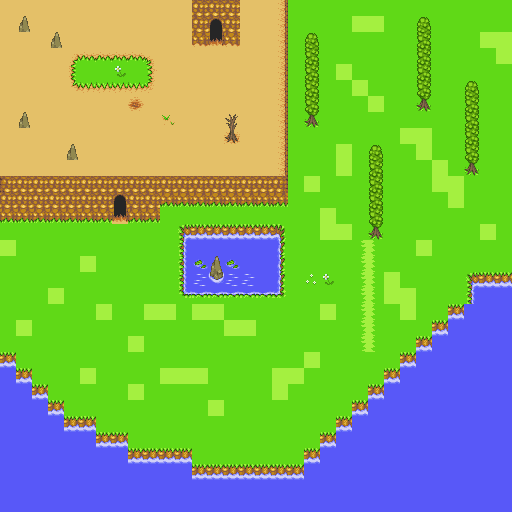

Below is a game level as drawn by its tile map, then a one-line description and the .tmx that defines it (tile-layer data replaced by summaries):
An orthogonal 32x32 tile map with 16x16 px tiles, 2 tile layers (Tile Layer 1, Tile Layer 2).

<map version="1.0" orientation="orthogonal" renderorder="right-down" width="32" height="32" tilewidth="16" tileheight="16" nextobjectid="1">
 <tileset firstgid="1" name="TileSet2" tilewidth="16" tileheight="16" spacing="1" margin="1" tilecount="121" columns="11">
  <image source="TileSet2.png" trans="ff00ff" width="188" height="188" />
  <tile id="0">
   <properties>
    <property name="Collision" type="bool" value="false" />
   </properties>
  </tile>
  <tile id="1">
   <properties>
    <property name="Collision" type="bool" value="false" />
   </properties>
  </tile>
  <tile id="2">
   <properties>
    <property name="Collision" type="bool" value="false" />
   </properties>
  </tile>
  <tile id="3">
   <properties>
    <property name="Collision" type="bool" value="false" />
   </properties>
  </tile>
  <tile id="4">
   <properties>
    <property name="Collision" type="bool" value="false" />
   </properties>
  </tile>
  <tile id="5">
   <properties>
    <property name="Collision" type="bool" value="false" />
   </properties>
  </tile>
  <tile id="6">
   <properties>
    <property name="Collision" type="bool" value="false" />
   </properties>
  </tile>
  <tile id="7">
   <properties>
    <property name="Collision" type="bool" value="false" />
   </properties>
  </tile>
  <tile id="8">
   <properties>
    <property name="Collision" type="bool" value="false" />
   </properties>
  </tile>
  <tile id="9">
   <properties>
    <property name="Collision" type="bool" value="false" />
   </properties>
  </tile>
  <tile id="10">
   <properties>
    <property name="Collision" type="bool" value="false" />
   </properties>
  </tile>
  <tile id="11">
   <properties>
    <property name="Collision" type="bool" value="false" />
   </properties>
  </tile>
  <tile id="12">
   <properties>
    <property name="Collision" type="bool" value="false" />
   </properties>
  </tile>
  <tile id="13">
   <properties>
    <property name="Collision" type="bool" value="false" />
   </properties>
  </tile>
  <tile id="14">
   <properties>
    <property name="Collision" type="bool" value="false" />
   </properties>
  </tile>
  <tile id="15">
   <properties>
    <property name="Collision" type="bool" value="false" />
   </properties>
  </tile>
  <tile id="16">
   <properties>
    <property name="Collision" type="bool" value="false" />
   </properties>
  </tile>
  <tile id="17">
   <properties>
    <property name="Collision" type="bool" value="false" />
   </properties>
  </tile>
  <tile id="18">
   <properties>
    <property name="Collision" type="bool" value="false" />
   </properties>
  </tile>
  <tile id="19">
   <properties>
    <property name="Collision" type="bool" value="false" />
   </properties>
  </tile>
  <tile id="20">
   <properties>
    <property name="Collsion" type="bool" value="true" />
   </properties>
  </tile>
  <tile id="21">
   <properties>
    <property name="Collision" type="bool" value="false" />
   </properties>
  </tile>
  <tile id="22">
   <properties>
    <property name="Collision" type="bool" value="false" />
   </properties>
  </tile>
  <tile id="23">
   <properties>
    <property name="Collision" type="bool" value="false" />
   </properties>
  </tile>
  <tile id="24">
   <properties>
    <property name="Collision" type="bool" value="false" />
   </properties>
  </tile>
  <tile id="25">
   <properties>
    <property name="Collision" type="bool" value="false" />
   </properties>
  </tile>
  <tile id="26">
   <properties>
    <property name="Collision" type="bool" value="false" />
   </properties>
  </tile>
  <tile id="27">
   <properties>
    <property name="Collision" type="bool" value="false" />
   </properties>
  </tile>
  <tile id="28">
   <properties>
    <property name="Collision" type="bool" value="false" />
   </properties>
  </tile>
  <tile id="29">
   <properties>
    <property name="Collision" type="bool" value="false" />
   </properties>
  </tile>
  <tile id="30">
   <properties>
    <property name="Collision" type="bool" value="false" />
   </properties>
  </tile>
  <tile id="31">
   <properties>
    <property name="Collision" type="bool" value="false" />
   </properties>
  </tile>
  <tile id="32">
   <properties>
    <property name="Collsion" type="bool" value="true" />
   </properties>
  </tile>
  <tile id="33">
   <properties>
    <property name="Collision" type="bool" value="false" />
   </properties>
  </tile>
  <tile id="34">
   <properties>
    <property name="Collision" type="bool" value="false" />
   </properties>
  </tile>
  <tile id="35">
   <properties>
    <property name="Collision" type="bool" value="false" />
   </properties>
  </tile>
  <tile id="36">
   <properties>
    <property name="Collision" type="bool" value="false" />
   </properties>
  </tile>
  <tile id="37">
   <properties>
    <property name="Collision" type="bool" value="false" />
   </properties>
  </tile>
  <tile id="38">
   <properties>
    <property name="Collision" type="bool" value="false" />
   </properties>
  </tile>
  <tile id="39">
   <properties>
    <property name="Collision" type="bool" value="false" />
   </properties>
  </tile>
  <tile id="40">
   <properties>
    <property name="Collision" type="bool" value="false" />
   </properties>
  </tile>
  <tile id="41">
   <properties>
    <property name="Collision" type="bool" value="false" />
   </properties>
  </tile>
  <tile id="42">
   <properties>
    <property name="Collision" type="bool" value="false" />
   </properties>
  </tile>
  <tile id="43">
   <properties>
    <property name="Collision" type="bool" value="false" />
   </properties>
  </tile>
  <tile id="44">
   <properties>
    <property name="Collision" type="bool" value="false" />
   </properties>
  </tile>
  <tile id="45">
   <properties>
    <property name="Collision" type="bool" value="false" />
   </properties>
  </tile>
  <tile id="46">
   <properties>
    <property name="Collision" type="bool" value="false" />
   </properties>
  </tile>
  <tile id="47">
   <properties>
    <property name="Collision" type="bool" value="false" />
   </properties>
  </tile>
  <tile id="48">
   <properties>
    <property name="Collision" type="bool" value="false" />
   </properties>
  </tile>
  <tile id="49">
   <properties>
    <property name="Collision" type="bool" value="false" />
   </properties>
  </tile>
  <tile id="50">
   <properties>
    <property name="Collision" type="bool" value="false" />
   </properties>
  </tile>
  <tile id="51">
   <properties>
    <property name="Collision" type="bool" value="false" />
   </properties>
  </tile>
  <tile id="52">
   <properties>
    <property name="Collision" type="bool" value="false" />
   </properties>
  </tile>
  <tile id="53">
   <properties>
    <property name="Collision" type="bool" value="false" />
   </properties>
  </tile>
  <tile id="54">
   <properties>
    <property name="Collision" type="bool" value="false" />
   </properties>
  </tile>
  <tile id="55">
   <properties>
    <property name="Collision" type="bool" value="false" />
   </properties>
  </tile>
  <tile id="56">
   <properties>
    <property name="Collision" type="bool" value="false" />
   </properties>
  </tile>
  <tile id="57">
   <properties>
    <property name="Collision" type="bool" value="false" />
   </properties>
  </tile>
  <tile id="58">
   <properties>
    <property name="Collision" type="bool" value="false" />
   </properties>
  </tile>
  <tile id="59">
   <properties>
    <property name="Collision" type="bool" value="false" />
   </properties>
  </tile>
  <tile id="60">
   <properties>
    <property name="Collision" type="bool" value="false" />
   </properties>
  </tile>
  <tile id="61">
   <properties>
    <property name="Collision" type="bool" value="false" />
   </properties>
  </tile>
  <tile id="62">
   <properties>
    <property name="Collision" type="bool" value="false" />
   </properties>
  </tile>
  <tile id="63">
   <properties>
    <property name="Collision" type="bool" value="false" />
   </properties>
  </tile>
  <tile id="64">
   <properties>
    <property name="Collision" type="bool" value="false" />
   </properties>
  </tile>
  <tile id="65">
   <properties>
    <property name="Collision" type="bool" value="false" />
   </properties>
  </tile>
  <tile id="66">
   <properties>
    <property name="Collision" type="bool" value="false" />
   </properties>
  </tile>
  <tile id="67">
   <properties>
    <property name="Collision" type="bool" value="false" />
   </properties>
  </tile>
  <tile id="68">
   <properties>
    <property name="Collision" type="bool" value="false" />
   </properties>
  </tile>
  <tile id="69">
   <properties>
    <property name="Collision" type="bool" value="false" />
   </properties>
  </tile>
  <tile id="70">
   <properties>
    <property name="Collision" type="bool" value="false" />
   </properties>
  </tile>
  <tile id="71">
   <properties>
    <property name="Collision" type="bool" value="false" />
   </properties>
  </tile>
  <tile id="72">
   <properties>
    <property name="Collision" type="bool" value="false" />
   </properties>
  </tile>
  <tile id="73">
   <properties>
    <property name="Collision" type="bool" value="false" />
   </properties>
  </tile>
  <tile id="74">
   <properties>
    <property name="Collision" type="bool" value="false" />
   </properties>
  </tile>
  <tile id="75">
   <properties>
    <property name="Collision" type="bool" value="false" />
   </properties>
  </tile>
  <tile id="76">
   <properties>
    <property name="Collision" type="bool" value="false" />
   </properties>
  </tile>
  <tile id="77">
   <properties>
    <property name="Collision" type="bool" value="false" />
   </properties>
  </tile>
  <tile id="78">
   <properties>
    <property name="Collision" type="bool" value="false" />
   </properties>
  </tile>
  <tile id="79">
   <properties>
    <property name="Collision" type="bool" value="false" />
   </properties>
  </tile>
  <tile id="80">
   <properties>
    <property name="Collision" type="bool" value="false" />
   </properties>
  </tile>
  <tile id="81">
   <properties>
    <property name="Collision" type="bool" value="false" />
   </properties>
  </tile>
  <tile id="82">
   <properties>
    <property name="Collision" type="bool" value="false" />
   </properties>
  </tile>
  <tile id="83">
   <properties>
    <property name="Collision" type="bool" value="false" />
   </properties>
  </tile>
  <tile id="84">
   <properties>
    <property name="Collision" type="bool" value="false" />
   </properties>
  </tile>
  <tile id="85">
   <properties>
    <property name="Collision" type="bool" value="false" />
   </properties>
  </tile>
  <tile id="86">
   <properties>
    <property name="Collsion" type="bool" value="true" />
   </properties>
  </tile>
  <tile id="87">
   <properties>
    <property name="Collsion" type="bool" value="true" />
   </properties>
  </tile>
  <tile id="88">
   <properties>
    <property name="Collision" type="bool" value="false" />
   </properties>
  </tile>
  <tile id="89">
   <properties>
    <property name="Collision" type="bool" value="false" />
   </properties>
  </tile>
  <tile id="90">
   <properties>
    <property name="Collision" type="bool" value="false" />
   </properties>
  </tile>
  <tile id="91">
   <properties>
    <property name="Collision" type="bool" value="false" />
   </properties>
  </tile>
  <tile id="92">
   <properties>
    <property name="Collision" type="bool" value="false" />
   </properties>
  </tile>
  <tile id="93">
   <properties>
    <property name="Collision" type="bool" value="false" />
   </properties>
  </tile>
  <tile id="94">
   <properties>
    <property name="Collision" type="bool" value="false" />
   </properties>
  </tile>
  <tile id="95">
   <properties>
    <property name="Collision" type="bool" value="false" />
   </properties>
  </tile>
  <tile id="96">
   <properties>
    <property name="Collision" type="bool" value="false" />
   </properties>
  </tile>
  <tile id="97">
   <properties>
    <property name="Collsion" type="bool" value="true" />
   </properties>
  </tile>
  <tile id="98">
   <properties>
    <property name="Collsion" type="bool" value="true" />
   </properties>
  </tile>
  <tile id="99">
   <properties>
    <property name="Collsion" type="bool" value="true" />
   </properties>
  </tile>
  <tile id="100">
   <properties>
    <property name="Collsion" type="bool" value="true" />
   </properties>
  </tile>
  <tile id="101">
   <properties>
    <property name="Collsion" type="bool" value="true" />
   </properties>
  </tile>
  <tile id="102">
   <properties>
    <property name="Collision" type="bool" value="false" />
   </properties>
  </tile>
  <tile id="103">
   <properties>
    <property name="Collision" type="bool" value="false" />
   </properties>
  </tile>
  <tile id="104">
   <properties>
    <property name="Collision" type="bool" value="false" />
   </properties>
  </tile>
  <tile id="105">
   <properties>
    <property name="Collision" type="bool" value="false" />
   </properties>
  </tile>
  <tile id="106">
   <properties>
    <property name="Collsion" type="bool" value="true" />
   </properties>
  </tile>
  <tile id="107">
   <properties>
    <property name="Collision" type="bool" value="false" />
   </properties>
  </tile>
  <tile id="109">
   <properties>
    <property name="Collsion" type="bool" value="true" />
   </properties>
  </tile>
  <tile id="110">
   <properties>
    <property name="Collsion" type="bool" value="true" />
   </properties>
  </tile>
  <tile id="111">
   <properties>
    <property name="Collsion" type="bool" value="true" />
   </properties>
  </tile>
  <tile id="112">
   <properties>
    <property name="Collsion" type="bool" value="true" />
   </properties>
  </tile>
  <tile id="113">
   <properties>
    <property name="Collsion" type="bool" value="true" />
   </properties>
  </tile>
  <tile id="114">
   <properties>
    <property name="Collsion" type="bool" value="true" />
   </properties>
  </tile>
  <tile id="115">
   <properties>
    <property name="Collsion" type="bool" value="true" />
   </properties>
  </tile>
  <tile id="116">
   <properties>
    <property name="Collision" type="bool" value="false" />
   </properties>
  </tile>
  <tile id="117">
   <properties>
    <property name="Collision" type="bool" value="false" />
   </properties>
  </tile>
  <tile id="118">
   <properties>
    <property name="Collision" type="bool" value="false" />
   </properties>
  </tile>
  <tile id="120">
   <properties>
    <property name="Collsion" type="bool" value="true" />
   </properties>
  </tile>
 </tileset>
 <layer name="Tile Layer 1" width="32" height="32">
  <data>[1024 cells, 1024 non-empty, 39 distinct tile ids]</data>
 </layer>
 <layer name="Tile Layer 2" width="32" height="32">
  <data>[1024 cells, 26 non-empty, 4 distinct tile ids]</data>
 </layer>
</map>
